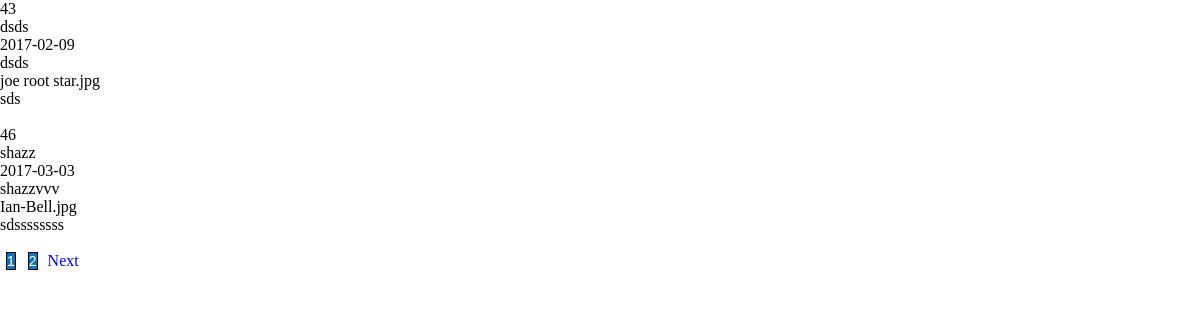
The page /pagination.php on the database its author committed.
### tables this page shows
CREATE TABLE `posts` (
  `post_id` int(10) NOT NULL,
  `post_title` varchar(100) NOT NULL,
  `post_date` date NOT NULL,
  `post_author` varchar(100) NOT NULL,
  `post_image` varchar(100) NOT NULL,
  `post_content` mediumtext NOT NULL
);

### pagination.php (the view, shortened to what this page needs)
<html>
<head>
<link rel="stylesheet" href="style.css">
</head>
<body>
<?php
include("includes/connect.php");
$page=$_GET['page'];
if($page =="" || $page =="1")
{
$page1=0;
}
else{
	$page1 = ($page*5)-5;
}
$query = "SELECT * FROM posts limit $page1,2";
$run = mysqli_query($con,$query);
while ($row=mysqli_fetch_array($run)){
	echo $row["post_id"]."<br>";
	echo $row["post_title"]."<br>";
	echo $row["post_date"]."<br>";
	echo $row["post_author"]."<br>";
	echo $row["post_image"]."<br>";
	echo $row["post_content"]."<br>";
	echo "<br>";
}
$query = "SELECT * FROM posts ";
$run = mysqli_query($con,$query);
$count = mysqli_num_rows($run);
$divide = $count/2;
$a = ceil($divide);
$next= $page+1;
for($b=1;$b<=$a;$b++){
?><div class="pager"><a href="pagination.php?page=<?php  echo $b; ?>" style="text-decoration:none;"><?php echo $b;?></a></div><?php
}
echo "<a href='pagination.php?page=$next'style='text-decoration:none;'>&nbsp;Next</a> ";
?>
</body>
</html>

### style.css (style rules this page uses)
body { margin:0; padding:0; }

### pagination.php (style rules this page uses)
.pager { font-family: Arial; font-size: 14px; display:inline; padding: 3px; margin: 3px; }
.pager a { font-family: Arial; font-size: 14px; text-decoration: none; width: 17px; height: 17px; border: 1px solid #000; background-color: #0C74BA; text-align: center; color: #fff; }

### rows shown on the page
posts: post_id "43", post_title "dsds", post_date "2017-02-09", post_author "dsds", post_image "joe root star.jpg", post_content "sds"
posts: post_id "46", post_title "shazz", post_date "2017-03-03", post_author "shazzvvv", post_image "Ian-Bell.jpg", post_content "sdssssssss"
